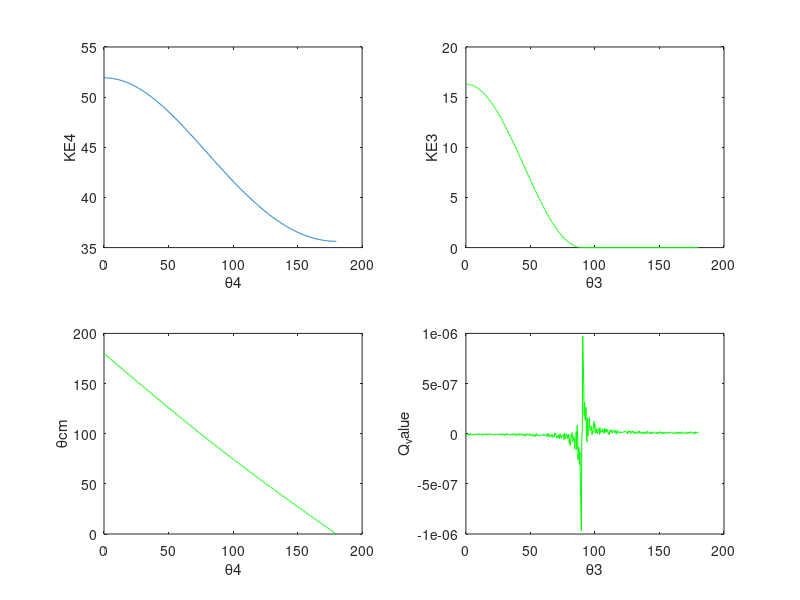

Source code (MATLAB):
clear;clc;
u=931.494; 
%........General..Program....................%
%.............................................%
     
    m1=10.016853*u;     %Projectile
    m2=106.905091*u;    %Rest (107Ag)
    DE1=0;
    DE2=0;
    m3=106.905091*u+DE1;
    m4=10.016853*u+DE2;     % Recoile Excited state
    E1=m1+51.925;
    N=500;
    theta4=linspace(0,180,N);%Lighter one

%........................................................................%
%..............Part-one..Calculate..KE4..of..the..m4...particle...........%
P1=sqrt((E1^2)-(m1^2));Nmax=N;

for(i=1:N)
    
D(i)=4*P1*P1*(cosd(theta4(i)).^2)-4*((m2+E1)^2);
E=-4*(m2+E1)*(m3*m3-m1*m1-m2*m2-m4*m4-2*E1*m2);
F(i)=-4*(m4*m4)*P1*P1*(cosd(theta4(i))^2)-((m3*m3-m1*m1-m2*m2-m4*m4-2*E1*m2)^2);
 
    if(E*E-4*(D(i)*F(i))<0 )
    Nmax=i-1;
        if(Nmax==0)
            disp('No values are possible')
        else
        disp('All the values of theta4 are not possible.')
        disp('Maximum value of theta4 is')
        disp(theta4(Nmax))
        end
    break;   
    else
        KE4plus(i)=-m4+((-E+sqrt(E*E-4*(D(i)*F(i))))/(2*D(i)));
        KE4minus(i)=-m4+((-E-sqrt(E*E-4*(D(i)*F(i))))/(2*D(i)));  
    end
end

if(Nmax==N)
disp('All the values of theta4 are possible');
end

%.........Now check among KE4plus and KE4minus, which one is allowed......%

P4_p=sqrt(((m4+KE4plus).^2)-m4*m4);
P4_m=sqrt(((m4+KE4minus).^2)-m4*m4);
E4_p=m4+KE4plus;
E4_m=m4+KE4minus;
P3_p=sqrt(P1*P1+P4_p.^2-2*P1*P4_p.*cosd(theta4(1:Nmax)));
P3_m=sqrt(P1*P1+P4_m.^2-2*P1*P4_m.*cosd(theta4(1:Nmax)));
E3_p=sqrt(P3_p.^2+m3*m3);
E3_m=sqrt(P3_m.^2+m3*m3);
Etotal_p=E3_p+E4_p;
Etotal_m=E3_m+E4_m;
ET=E1+m2;
Erel_p=abs(ET-Etotal_p)*100/ET;
Erel_m=abs(ET-Etotal_m)*100/ET;

BOTH=0;
for(i=1:Nmax)
    if(Erel_m(i)<0.000001 && Erel_p(i)<0.000001 && KE4plus(i)>0&& KE4minus(i)>0 )
        BOTH=1;
        
    else
    if(Erel_p(i)<0.000001 && KE4plus(i)>0)
        KE4(i)=KE4plus(i);
        BOTH=2;
    end
    if(Erel_m(i)<0.000001 && KE4minus(i)>0)
        KE4(i)=KE4minus(i);
        BOTH=3;
    end
    end

         
    
end
%Nmax=length(KE4);
%....................................................................%

subplot(2,2,1);
if(BOTH==1)
plot(theta4(1:Nmax),KE4plus(1:Nmax),'g',theta4(1:Nmax),KE4minus(1:Nmax),'b')
xlabel('\theta4')
ylabel('KE4')
end
if(BOTH==2 || BOTH==3)
    Nmax=length(KE4);
plot(theta4(1:Nmax),KE4(1:Nmax))
xlabel('\theta4')
ylabel('KE4')
end


%.....................................................................%


...............Plot_of_KE3___Vs___Theta3 (If BOTH==1)..............................
............... When we have two good solution for E4 energy............................
if(BOTH==1) 
E4_p=m4+KE4plus;
E4_m=m4+KE4minus;
P4_p=real(sqrt((E4_p.^2)-m4*m4));
P4_m=real(sqrt((E4_m.^2)-m4*m4));
theta3_p=atand((P4_p.*sind(theta4(1:Nmax)))./(P1-(P4_p.*cosd(theta4(1:Nmax)))));
theta3_m=atand((P4_m.*sind(theta4(1:Nmax)))./(P1-(P4_m.*cosd(theta4(1:Nmax)))));
for(i=1:Nmax)
    if((P4_p(i)*sind(theta4(i)))==0 && (P1-(P4_p(i).*cosd(theta4(i))))==0)
    theta3_p(i)=90;  %when theta4=0 theta3 should be 90 degree
    end
    if((P4_m(i)*sind(theta4(i)))==0 && (P1-(P4_m(i).*cosd(theta4(i))))==0)
    theta3_m(i)=90;  %when theta4=0 theta3 should be 90 degree
    end
    if((P4_p(i)*sind(theta4(i)))==0 && (P1-(P4_p(i).*cosd(theta4(i))))>0)
    theta3_p(i)=0;  %
    end
    if((P4_m(i)*sind(theta4(i)))==0 && (P1-(P4_m(i).*cosd(theta4(i))))<0)
    theta3_m(i)=180;  %
    end
    if(theta3_p(i)<0)
        theta3_p(i)=theta3_p(i)+180;
    end
    if(theta3_m(i)<0)
        theta3_m(i)=theta3_m(i)+180;
    end
end
P3_p=sqrt(P1*P1+P4_p.^2-2*P1*P4_p.*cosd(theta4(1:Nmax)));
P3_m=sqrt(P1*P1+P4_m.^2-2*P1*P4_m.*cosd(theta4(1:Nmax)));
E3_p=sqrt(P3_p.^2+m3*m3);
E3_m=sqrt(P3_m.^2+m3*m3);
KE3_p=E3_p-m3;
KE3_m=E3_m-m3;

subplot(2,2,2);
plot(theta3_p,KE3_p,'g',theta3_m,KE3_m,'b')
xlabel('\theta3')
ylabel('KE3')
end
...............Plot_of_KE3___Vs___Theta3 (If BOTH==2 or 3)..............................
...............Only One type of KE4_energy solution is possible.........................
if(BOTH==2 || BOTH==3)
E4=m4+KE4;
P4=real(sqrt((E4.^2)-m4*m4));
theta3=atand((P4.*sind(theta4(1:Nmax)))./(P1-(P4.*cosd(theta4(1:Nmax)))));
for i=1:Nmax
    if((P4(i)*sind(theta4(i)))==0 && (P1-(P4(i)*cosd(theta4(i))))==0)
    theta3(i)=90;  %when theta4=0 theta3 should be 90 degree
    end
    if((P4(i)*sind(theta4(i)))==0 && (P1-(P4(i)*cosd(theta4(i))))>0)
    theta3(i)=0;  %
    end    
    if((P4(i)*sind(theta4(i)))==0 && (P1-(P4(i)*cosd(theta4(i))))<0)
    theta3(i)=180;  %
    end
    if(theta3(i)<0)
        theta3(i)=theta3(i)+180;
    end
end

P3=sqrt(P1*P1+P4.^2-2*P1*P4.*cosd(theta4(1:Nmax)));
E3=sqrt(P3.^2+m3*m3);
KE3=E3-m3;

subplot(2,2,2);
plot(theta3,KE3,'g')
xlabel('\theta3')
ylabel('KE3')
end
%............................Plot..of..Thetacm..vs..theta4.........................%
Ecm=sqrt(m1*m1+m2*m2+2*E1*m2);
E4cm=(Ecm*Ecm-m3*m3+m4*m4)/(2*Ecm);
P4cm=sqrt(E4cm*E4cm-m4*m4);
vcm=P1/(E1+m2);
gcm=(E1+m2)/sqrt(m1*m1+m2*m2+2*m2*E1);
G=gcm*gcm*(tand(theta4(1:Nmax)).^2)+1;
H=-2*vcm*(E4cm/P4cm)*gcm*gcm*(tand(theta4(1:Nmax)).^2);
I=gcm*gcm*(tand(theta4(1:Nmax)).^2)*vcm*vcm*((E4cm/P4cm)^2)-1;
for(i=1:Nmax)
    if(H(i)*H(i)-4*G(i)*I(i)>=0)
        thetacm_p(i)=acosd((-H(i)+sqrt((H(i)*H(i))-4*(G(i)*I(i))))/(2*G(i)));
        thetacm_m(i)=acosd((-H(i)-sqrt((H(i)*H(i))-4*(G(i)*I(i))))/(2*G(i)));
    end
end 

for(i=1:Nmax)
    if(isreal(thetacm_p(i))==1)
    Err_p(i)=abs(tand(theta4(i))-((sind(thetacm_p(i)))./(gcm*(-cosd(thetacm_p(i))+(vcm*E4cm/P4cm)))));
    else
        Err_p(i)=-1;
    end
    if(isreal(thetacm_m(i))==1)
    Err_m(i)=abs(tand(theta4(i))-((sind(thetacm_m(i)))./(gcm*(-cosd(thetacm_m(i))+(vcm*E4cm/P4cm)))));
    else
        Err_m(i)=-1;
    end
end
flag=0;
for(i=1:Nmax)
        if(Erel_p(i)<0.000001 && Erel_m(i)<0.000001)
        flag=1;
        else     
            if(Erel_p(i)<0.000001)
            thetacm(i)=thetacm_p(i);
            flag=2;
            end
            if(Erel_m(i)<0.000001)
            thetacm(i)=thetacm_m(i);
            flag=3;
            end
        end
end
subplot(2,2,3)
if(flag==1)
plot(theta4(1:Nmax),thetacm_p(1:Nmax),'g',theta4(1:Nmax),thetacm_m(1:Nmax),'b')
xlabel('\theta4')
ylabel('\thetacm')
end
if(flag==2 || flag==3)
plot(theta4(1:Nmax),thetacm(1:Nmax),'g')
xlabel('\theta4')
ylabel('\thetacm')
end

%...............................................................%


.................PLOT..of..Q-value..............................

%Q1=m1+m2-sqrt(m4*m4-m1*m1-m2*m2+2*E3*(m2+E1)-2*m2*E1-2*P1*(P3.*cosd(theta3)))-m4;
if(BOTH==1)
Q_p=m1+m2-sqrt(m3*m3-m1*m1-m2*m2+2*E4_p*(m2+E1)-2*m2*E1-2*P1*(P4_p.*cosd(theta4(1:Nmax))))-m3;
Q_m=m1+m2-sqrt(m3*m3-m1*m1-m2*m2+2*E4_m*(m2+E1)-2*m2*E1-2*P1*(P4_m.*cosd(theta4(1:Nmax))))-m3;
subplot(2,2,4)
plot(theta4(1:Nmax),Q_p,'g',theta4(1:Nmax),Q_m,'g')
xlabel('\theta3')
ylabel('Q_value')
end
if(BOTH==2 || BOTH==3)
Q=m1+m2-sqrt(m3*m3-m1*m1-m2*m2+2*E4*(m2+E1)-2*m2*E1-2*P1*(P4.*cosd(theta4(1:Nmax))))-m3;
subplot(2,2,4)
plot(theta4(1:Nmax),Q,'g')
xlabel('\theta3')
ylabel('Q_value')
end
%ylim([-10 +10 ])